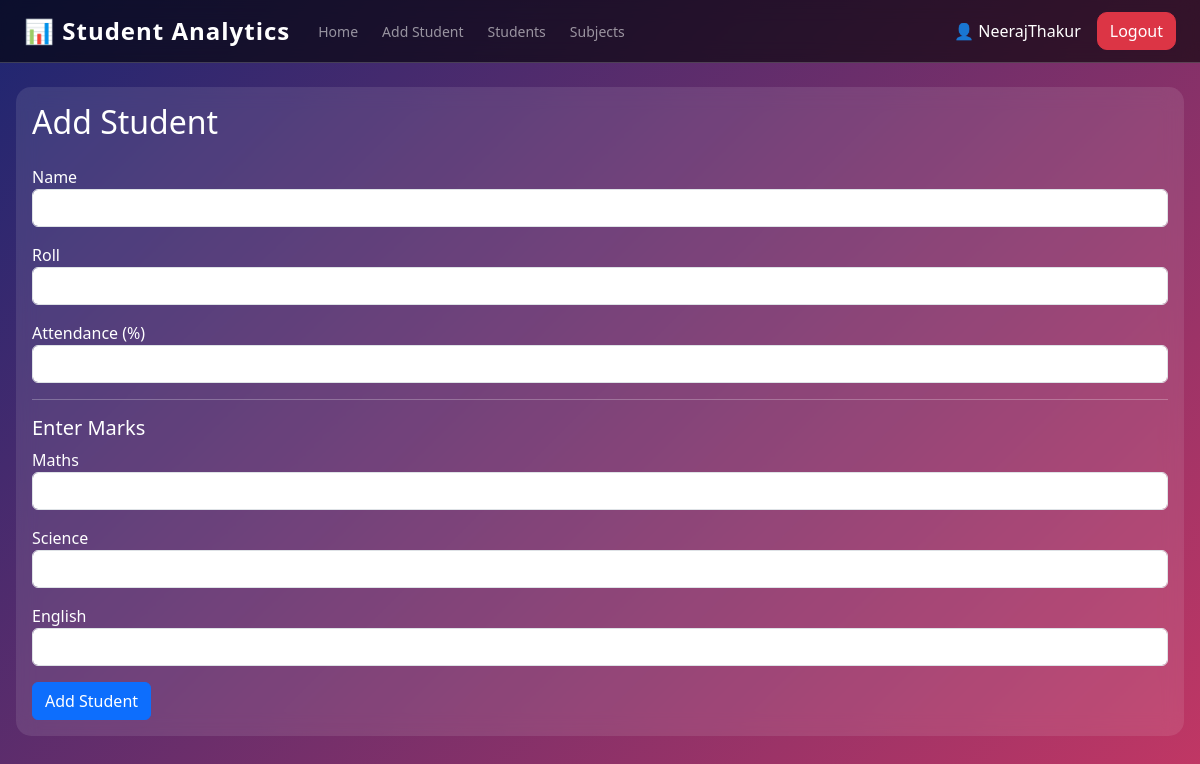
Before: /add (signed in) with the older database file.
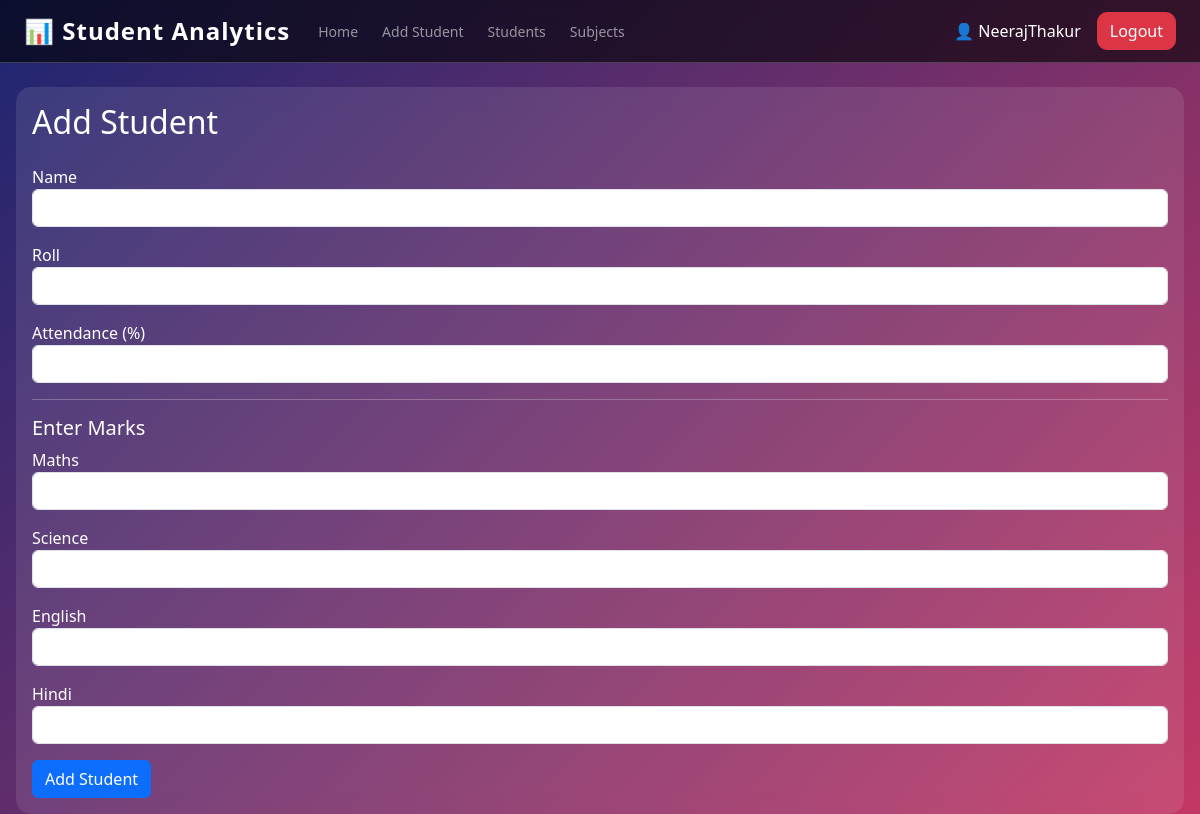
After: the same page with the newer database file.
### tables this page shows
CREATE TABLE subjects (
        id INTEGER PRIMARY KEY AUTOINCREMENT,
        subject_name TEXT UNIQUE NOT NULL
    );

### app.py (the view)
@app.route("/add")
def add_form():
    if "user_id" not in session:
        return redirect("/login")
    conn = sqlite3.connect("students.db")
    cursor = conn.cursor()
    cursor.execute("SELECT * FROM subjects")
    subjects = cursor.fetchall()
    conn.close()
    return render_template("add_student.html", subjects=subjects)

### templates/add_student.html
{% extends "base.html" %}
{% block content %}
<h2 class="mb-4">Add Student</h2>
<form method="POST" action="/add_student">
    <div class="mb-3">
        <label>Name</label>
        <input type="text" name="name" class="form-control" required>
    </div>
    <div class="mb-3">
        <label>Roll</label>
        <input type="number" name="roll" class="form-control" required>
    </div>
    <div class="mb-3">
        <label>Attendance (%)</label>
        <input type="number" step="0.01" name="attendance" class="form-control" required>
    </div>
    <hr>
    <h5>Enter Marks</h5>
    {% for subject in subjects %}
    <div class="mb-3">
        <label>{{ subject[1] }}</label>
        <input type="number" step="0.01"
               name="subject_{{ subject[0] }}"
               class="form-control">
    </div>
    {% endfor %}
    <button type="submit" class="btn btn-primary">
        Add Student
    </button>
</form>
{% endblock %}

Changed rows visible on the page:
added subjects: subject_name "Hindi"
